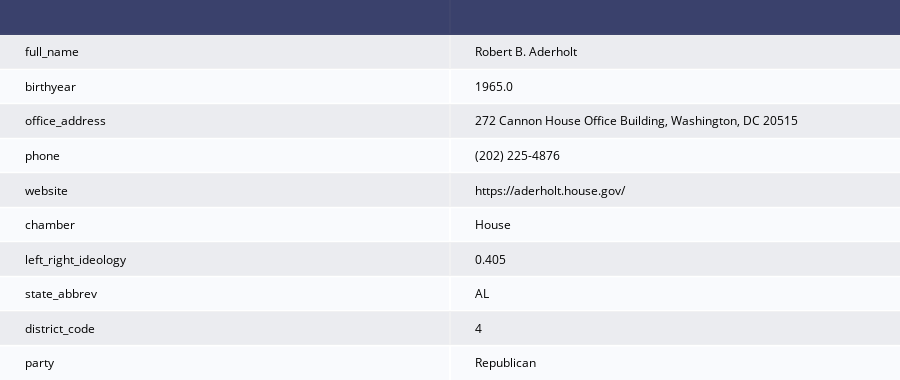

Notebook code cell kept with this figure:
### Code cell
b = 'A000055'

myquery = f'''
SELECT *
FROM members
WHERE bioguide_id = '{b}'
'''
member_info = pd.read_sql_query(myquery, con=engine)
member_info = member_info.drop(['bioguide_id', 'image', 'fec_id', 'bioname', 'icpsr'],
    axis=1)
ff.create_table(member_info.T.reset_index().rename({'index':'',0:''}, axis=1))

### Figure 1 — Plotly figure (JSON) as saved in the notebook; plotly's stock layout.template omitted (floating-point values rounded to 4 significant figures)
{"data": [{"colorscale": [[0, "#00083e"], [0.5, "#ededee"], [1, "#ffffff"]], "hoverinfo": "none", "opacity": 0.75, "showscale": false, "type": "heatmap", "z": [[0, 0], [0.5, 0.5], [1, 1], [0.5, 0.5], [1, 1], [0.5, 0.5], [1, 1], [0.5, 0.5], [1, 1], [0.5, 0.5], [1, 1]]}], "layout": {"annotations": [{"align": "left", "font": {"color": "#ffffff"}, "showarrow": false, "text": "<b></b>", "x": -0.45, "xanchor": "left", "xref": "x", "y": 0, "yref": "y"}, {"align": "left", "font": {"color": "#ffffff"}, "showarrow": false, "text": "<b></b>", "x": 0.55, "xanchor": "left", "xref": "x", "y": 0, "yref": "y"}, {"align": "left", "font": {"color": "#000000"}, "showarrow": false, "text": "full_name", "x": -0.45, "xanchor": "left", "xref": "x", "y": 1, "yref": "y"}, {"align": "left", "font": {"color": "#000000"}, "showarrow": false, "text": "Robert B. Aderholt", "x": 0.55, "xanchor": "left", "xref": "x", "y": 1, "yref": "y"}, {"align": "left", "font": {"color": "#000000"}, "showarrow": false, "text": "birthyear", "x": -0.45, "xanchor": "left", "xref": "x", "y": 2, "yref": "y"}, {"align": "left", "font": {"color": "#000000"}, "showarrow": false, "text": "1965.0", "x": 0.55, "xanchor": "left", "xref": "x", "y": 2, "yref": "y"}, {"align": "left", "font": {"color": "#000000"}, "showarrow": false, "text": "office_address", "x": -0.45, "xanchor": "left", "xref": "x", "y": 3, "yref": "y"}, {"align": "left", "font": {"color": "#000000"}, "showarrow": false, "text": "272 Cannon House Office Building, Washington, DC 20515", "x": 0.55, "xanchor": "left", "xref": "x", "y": 3, "yref": "y"}, {"align": "left", "font": {"color": "#000000"}, "showarrow": false, "text": "phone", "x": -0.45, "xanchor": "left", "xref": "x", "y": 4, "yref": "y"}, {"align": "left", "font": {"color": "#000000"}, "showarrow": false, "text": "(202) 225-4876", "x": 0.55, "xanchor": "left", "xref": "x", "y": 4, "yref": "y"}, {"align": "left", "font": {"color": "#000000"}, "showarrow": false, "text": "website", "x": -0.45, "xanchor": "left", "xref": "x", "y": 5, "yref": "y"}, {"align": "left", "font": {"color": "#000000"}, "showarrow": false, "text": "https://aderholt.house.gov/", "x": 0.55, "xanchor": "left", "xref": "x", "y": 5, "yref": "y"}, {"align": "left", "font": {"color": "#000000"}, "showarrow": false, "text": "chamber", "x": -0.45, "xanchor": "left", "xref": "x", "y": 6, "yref": "y"}, {"align": "left", "font": {"color": "#000000"}, "showarrow": false, "text": "House", "x": 0.55, "xanchor": "left", "xref": "x", "y": 6, "yref": "y"}, {"align": "left", "font": {"color": "#000000"}, "showarrow": false, "text": "left_right_ideology", "x": -0.45, "xanchor": "left", "xref": "x", "y": 7, "yref": "y"}, {"align": "left", "font": {"color": "#000000"}, "showarrow": false, "text": "0.405", "x": 0.55, "xanchor": "left", "xref": "x", "y": 7, "yref": "y"}, {"align": "left", "font": {"color": "#000000"}, "showarrow": false, "text": "state_abbrev", "x": -0.45, "xanchor": "left", "xref": "x", "y": 8, "yref": "y"}, {"align": "left", "font": {"color": "#000000"}, "showarrow": false, "text": "AL", "x": 0.55, "xanchor": "left", "xref": "x", "y": 8, "yref": "y"}, {"align": "left", "font": {"color": "#000000"}, "showarrow": false, "text": "district_code", "x": -0.45, "xanchor": "left", "xref": "x", "y": 9, "yref": "y"}, {"align": "left", "font": {"color": "#000000"}, "showarrow": false, "text": "4", "x": 0.55, "xanchor": "left", "xref": "x", "y": 9, "yref": "y"}, {"align": "left", "font": {"color": "#000000"}, "showarrow": false, "text": "party", "x": -0.45, "xanchor": "left", "xref": "x", "y": 10, "yref": "y"}, {"align": "left", "font": {"color": "#000000"}, "showarrow": false, "text": "Republican", "x": 0.55, "xanchor": "left", "xref": "x", "y": 10, "yref": "y"}], "height": 380, "margin": {"b": 0, "l": 0, "r": 0, "t": 0}, "xaxis": {"dtick": 1, "gridwidth": 2, "showticklabels": false, "tick0": -0.5, "ticks": "", "zeroline": false}, "yaxis": {"autorange": "reversed", "dtick": 1, "gridwidth": 2, "showticklabels": false, "tick0": 0.5, "ticks": "", "zeroline": false}}}
